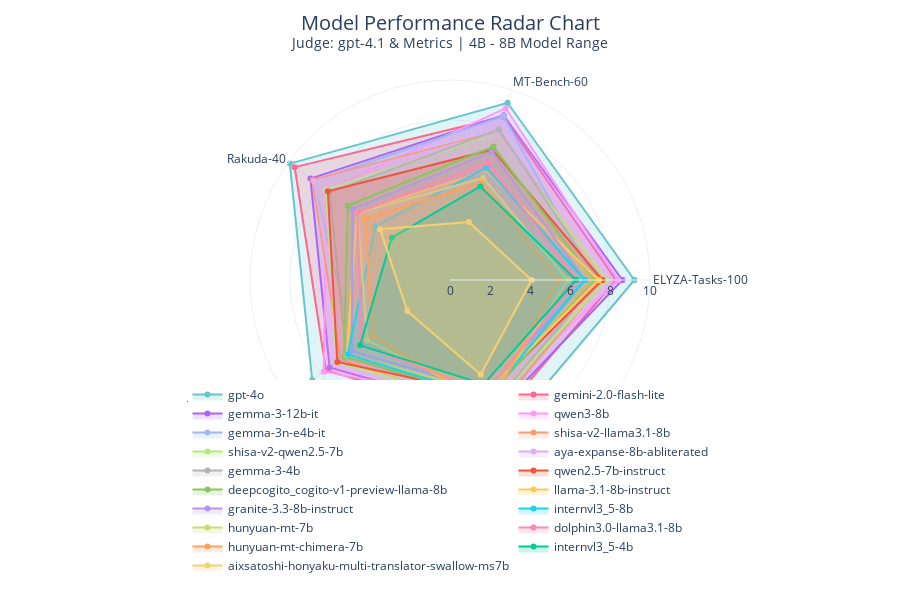
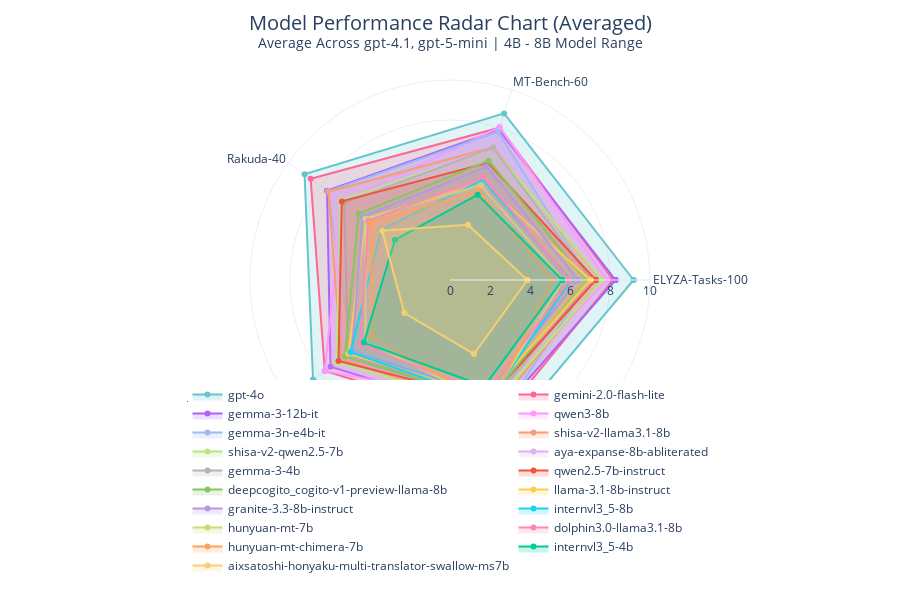

The notebook cell saved with these charts, in order:
### Code cell
import plotly.graph_objects as go
import plotly.express as px
import textwrap

primary_judge = 'judge_gpt-4.1'
df_filtered = all_result_df[all_result_df['judge_model'].isin([primary_judge, 'Metrics (BLEU/chrF)'])]
mean_df = df_filtered.groupby(["model_name", "eval_dataset"])['score'].mean().reset_index()
unique_benchmarks = sorted(mean_df['eval_dataset'].unique())

def hex_to_rgba(h, a):
    h = h.lstrip('#')
    return f'rgba({int(h[0:2], 16)}, {int(h[2:4], 16)}, {int(h[4:6], 16)}, {a})'

fig_radar = go.Figure()
# Uses the global model_order and color_map
for model_name in model_order:
    if model_name in mean_df['model_name'].values:
        model_subset = mean_df[mean_df['model_name'] == model_name].set_index('eval_dataset').reindex(unique_benchmarks).reset_index()

        # Check if there's data to avoid errors
        if not model_subset.empty:
            scores_closed = model_subset["score"].tolist() + [model_subset["score"].iloc[0]]
            theta_closed = model_subset["eval_dataset"].tolist() + [model_subset["eval_dataset"].iloc[0]]

            fig_radar.add_trace(go.Scatterpolar(
                # Use the new "closed" lists
                r=scores_closed,
                theta=theta_closed,
                fill='toself',
                name=model_name,
                mode='lines+markers',
                line=dict(color=color_map[model_name]),
                fillcolor=hex_to_rgba(color_map[model_name], 0.2),
                hovertemplate="<b>%{fullData.name}</b><br>Score: %{r:.2f}<extra></extra>"
            ))
        
# --- Final Layout Update ---
fig_radar.update_layout(
    height=600,
    title=dict(
        text=f"Model Performance Radar Chart<br><sup>Judge: {primary_judge.replace('judge_', '')} & Metrics | {MODEL_RANGE_GROUP}</sup>",
        font=dict(size=20),
        x=0.5,
        y=0.95
    ),
    polar=dict(
        radialaxis=dict(visible=True, range=[0, 10]),
        angularaxis=dict(
            tickfont=dict(size=12)
        )
    ),
    legend=dict(
        orientation='h',
        yanchor='bottom',
        y=-0.25, # Further increase distance for legend
        xanchor='center',
        x=0.5
    ),
    template='plotly_white',
    # Increase bottom margin significantly to ensure everything fits
    margin=dict(l=80, r=80, b=120, t=80)
)

fig_radar.show()

# fig_radar.write_image(f"{GRAPHS_DIR}/radar_chart.png")

# --- AVERAGED RADAR CHART (Across All Judge Models) ---
import plotly.graph_objects as go
import plotly.express as px
import textwrap

# Get the list of judge models for the title
judge_models_list = sorted(all_result_df['judge_model'].unique())
judge_models_formatted = [j.replace('judge_', '') for j in judge_models_list]
judge_models_text = ', '.join(judge_models_formatted)

# Create averaged data across all judge models
df_averaged = all_result_df.copy()
mean_df_averaged = df_averaged.groupby(["model_name", "eval_dataset"])['score'].mean().reset_index()
unique_benchmarks = sorted(mean_df_averaged['eval_dataset'].unique())

fig_radar_avg = go.Figure()
# Uses the global model_order and color_map
for model_name in model_order:
    if model_name in mean_df_averaged['model_name'].values:
        model_subset = mean_df_averaged[mean_df_averaged['model_name'] == model_name].set_index('eval_dataset').reindex(unique_benchmarks).reset_index()

        # Check if there's data to avoid errors
        if not model_subset.empty:
            scores_closed = model_subset["score"].tolist() + [model_subset["score"].iloc[0]]
            theta_closed = model_subset["eval_dataset"].tolist() + [model_subset["eval_dataset"].iloc[0]]

            fig_radar_avg.add_trace(go.Scatterpolar(
                # Use the new "closed" lists
                r=scores_closed,
                theta=theta_closed,
                fill='toself',
                name=model_name,
                mode='lines+markers',
                line=dict(color=color_map[model_name]),
                fillcolor=hex_to_rgba(color_map[model_name], 0.2),
                hovertemplate="<b>%{fullData.name}</b><br>Score: %{r:.2f}<extra></extra>"
            ))
        
# --- Final Layout Update ---
fig_radar_avg.update_layout(
    height=600,
    title=dict(
        text=f"Model Performance Radar Chart (Averaged)<br><sup>Average Across {judge_models_text} | {MODEL_RANGE_GROUP}</sup>",
        font=dict(size=20),
        x=0.5,
        y=0.95
    ),
    polar=dict(
        radialaxis=dict(visible=True, range=[0, 10]),
        angularaxis=dict(
            tickfont=dict(size=12)
        )
    ),
    legend=dict(
        orientation='h',
        yanchor='bottom',
        y=-0.25, # Further increase distance for legend
        xanchor='center',
        x=0.5
    ),
    template='plotly_white',
    # Increase bottom margin significantly to ensure everything fits
    margin=dict(l=80, r=80, b=120, t=80)
)

fig_radar_avg.show()

# fig_radar_avg.write_image(f"{GRAPHS_DIR}/radar_chart_averaged.png")

### Figure 1 — Plotly figure (JSON) as saved in the notebook; plotly's stock layout.template omitted (floating-point values rounded to 4 significant figures)
{"data": [{"fill": "toself", "fillcolor": "rgba(102, 197, 204, 0.2)", "hovertemplate": "<b>%{fullData.name}</b><br>Score: %{r:.2f}<extra></extra>", "line": {"color": "#66c5cc"}, "mode": "lines+markers", "name": "gpt-4o", "r": [9.22, 9.317, 9.9, 8.517, 8.277, 9.22], "theta": ["ELYZA-Tasks-100", "MT-Bench-60", "Rakuda-40", "Tengu-Bench-120", "VNTL-Translation-200", "ELYZA-Tasks-100"], "type": "scatterpolar"}, {"fill": "toself", "fillcolor": "rgba(255, 102, 146, 0.2)", "hovertemplate": "<b>%{fullData.name}</b><br>Score: %{r:.2f}<extra></extra>", "line": {"color": "#FF6692"}, "mode": "lines+markers", "name": "gemini-2.0-flash-lite", "r": [8.3, 8.583, 9.6, 7.667, 7.375, 8.3], "theta": ["ELYZA-Tasks-100", "MT-Bench-60", "Rakuda-40", "Tengu-Bench-120", "VNTL-Translation-200", "ELYZA-Tasks-100"], "type": "scatterpolar"}, {"fill": "toself", "fillcolor": "rgba(171, 99, 250, 0.2)", "hovertemplate": "<b>%{fullData.name}</b><br>Score: %{r:.2f}<extra></extra>", "line": {"color": "#AB63FA"}, "mode": "lines+markers", "name": "gemma-3-12b-it", "r": [8.62, 8.667, 8.625, 7.442, 7.067, 8.62], "theta": ["ELYZA-Tasks-100", "MT-Bench-60", "Rakuda-40", "Tengu-Bench-120", "VNTL-Translation-200", "ELYZA-Tasks-100"], "type": "scatterpolar"}, {"fill": "toself", "fillcolor": "rgba(255, 151, 255, 0.2)", "hovertemplate": "<b>%{fullData.name}</b><br>Score: %{r:.2f}<extra></extra>", "line": {"color": "#FF97FF"}, "mode": "lines+markers", "name": "qwen3-8b", "r": [8.4, 9.033, 7.625, 7.808, 6.396, 8.4], "theta": ["ELYZA-Tasks-100", "MT-Bench-60", "Rakuda-40", "Tengu-Bench-120", "VNTL-Translation-200", "ELYZA-Tasks-100"], "type": "scatterpolar"}, {"fill": "toself", "fillcolor": "rgba(158, 185, 243, 0.2)", "hovertemplate": "<b>%{fullData.name}</b><br>Score: %{r:.2f}<extra></extra>", "line": {"color": "#9eb9f3"}, "mode": "lines+markers", "name": "gemma-3n-e4b-it", "r": [7.24, 8.617, 8.4, 5.967, 7.247, 7.24], "theta": ["ELYZA-Tasks-100", "MT-Bench-60", "Rakuda-40", "Tengu-Bench-120", "VNTL-Translation-200", "ELYZA-Tasks-100"], "type": "scatterpolar"}, {"fill": "toself", "fillcolor": "rgba(248, 156, 116, 0.2)", "hovertemplate": "<b>%{fullData.name}</b><br>Score: %{r:.2f}<extra></extra>", "line": {"color": "#f89c74"}, "mode": "lines+markers", "name": "shisa-v2-llama3.1-8b", "r": [7.76, 7.817, 8.5, 6.767, 6.959, 7.76], "theta": ["ELYZA-Tasks-100", "MT-Bench-60", "Rakuda-40", "Tengu-Bench-120", "VNTL-Translation-200", "ELYZA-Tasks-100"], "type": "scatterpolar"}, {"fill": "toself", "fillcolor": "rgba(182, 232, 128, 0.2)", "hovertemplate": "<b>%{fullData.name}</b><br>Score: %{r:.2f}<extra></extra>", "line": {"color": "#B6E880"}, "mode": "lines+markers", "name": "shisa-v2-qwen2.5-7b", "r": [7.82, 7.7, 7.675, 7, 6.644, 7.82], "theta": ["ELYZA-Tasks-100", "MT-Bench-60", "Rakuda-40", "Tengu-Bench-120", "VNTL-Translation-200", "ELYZA-Tasks-100"], "type": "scatterpolar"}, {"fill": "toself", "fillcolor": "rgba(220, 176, 242, 0.2)", "hovertemplate": "<b>%{fullData.name}</b><br>Score: %{r:.2f}<extra></extra>", "line": {"color": "#dcb0f2"}, "mode": "lines+markers", "name": "aya-expanse-8b-abliterated", "r": [7.44, 7.733, 8.4, 6.608, 6.275, 7.44], "theta": ["ELYZA-Tasks-100", "MT-Bench-60", "Rakuda-40", "Tengu-Bench-120", "VNTL-Translation-200", "ELYZA-Tasks-100"], "type": "scatterpolar"}, {"fill": "toself", "fillcolor": "rgba(179, 179, 179, 0.2)", "hovertemplate": "<b>%{fullData.name}</b><br>Score: %{r:.2f}<extra></extra>", "line": {"color": "#b3b3b3"}, "mode": "lines+markers", "name": "gemma-3-4b", "r": [7.42, 7.917, 7.45, 6.4, 6.671, 7.42], "theta": ["ELYZA-Tasks-100", "MT-Bench-60", "Rakuda-40", "Tengu-Bench-120", "VNTL-Translation-200", "ELYZA-Tasks-100"], "type": "scatterpolar"}, {"fill": "toself", "fillcolor": "rgba(239, 85, 59, 0.2)", "hovertemplate": "<b>%{fullData.name}</b><br>Score: %{r:.2f}<extra></extra>", "line": {"color": "#EF553B"}, "mode": "lines+markers", "name": "qwen2.5-7b-instruct", "r": [7.62, 6.85, 7.55, 6.967, 5.989, 7.62], "theta": ["ELYZA-Tasks-100", "MT-Bench-60", "Rakuda-40", "Tengu-Bench-120", "VNTL-Translation-200", "ELYZA-Tasks-100"], "type": "scatterpolar"}, {"fill": "toself", "fillcolor": "rgba(135, 197, 95, 0.2)", "hovertemplate": "<b>%{fullData.name}</b><br>Score: %{r:.2f}<extra></extra>", "line": {"color": "#87c55f"}, "mode": "lines+markers", "name": "deepcogito_cogito-v1-preview-llama-8b", "r": [7.2, 7.017, 6.325, 6.55, 6.154, 7.2], "theta": ["ELYZA-Tasks-100", "MT-Bench-60", "Rakuda-40", "Tengu-Bench-120", "VNTL-Translation-200", "ELYZA-Tasks-100"], "type": "scatterpolar"}, {"fill": "toself", "fillcolor": "rgba(254, 203, 82, 0.2)", "hovertemplate": "<b>%{fullData.name}</b><br>Score: %{r:.2f}<extra></extra>", "line": {"color": "#FECB52"}, "mode": "lines+markers", "name": "llama-3.1-8b-instruct", "r": [7.44, 5.733, 5.75, 6.375, 5.888, 7.44], "theta": ["ELYZA-Tasks-100", "MT-Bench-60", "Rakuda-40", "Tengu-Bench-120", "VNTL-Translation-200", "ELYZA-Tasks-100"], "type": "scatterpolar"}, {"fill": "toself", "fillcolor": "rgba(180, 151, 231, 0.2)", "hovertemplate": "<b>%{fullData.name}</b><br>Score: %{r:.2f}<extra></extra>", "line": {"color": "#b497e7"}, "mode": "lines+markers", "name": "granite-3.3-8b-instruct", "r": [6.76, 6.733, 6.025, 6.067, 5.769, 6.76], "theta": ["ELYZA-Tasks-100", "MT-Bench-60", "Rakuda-40", "Tengu-Bench-120", "VNTL-Translation-200", "ELYZA-Tasks-100"], "type": "scatterpolar"}, {"fill": "toself", "fillcolor": "rgba(25, 211, 243, 0.2)", "hovertemplate": "<b>%{fullData.name}</b><br>Score: %{r:.2f}<extra></extra>", "line": {"color": "#19D3F3"}, "mode": "lines+markers", "name": "internvl3_5-8b", "r": [6.74, 5.9, 4.6, 6.333, 6.161, 6.74], "theta": ["ELYZA-Tasks-100", "MT-Bench-60", "Rakuda-40", "Tengu-Bench-120", "VNTL-Translation-200", "ELYZA-Tasks-100"], "type": "scatterpolar"}, {"fill": "toself", "fillcolor": "rgba(201, 219, 116, 0.2)", "hovertemplate": "<b>%{fullData.name}</b><br>Score: %{r:.2f}<extra></extra>", "line": {"color": "#c9db74"}, "mode": "lines+markers", "name": "hunyuan-mt-7b", "r": [5.9, 5.367, 5.7, 5.125, 6.348, 5.9], "theta": ["ELYZA-Tasks-100", "MT-Bench-60", "Rakuda-40", "Tengu-Bench-120", "VNTL-Translation-200", "ELYZA-Tasks-100"], "type": "scatterpolar"}, {"fill": "toself", "fillcolor": "rgba(254, 136, 177, 0.2)", "hovertemplate": "<b>%{fullData.name}</b><br>Score: %{r:.2f}<extra></extra>", "line": {"color": "#fe88b1"}, "mode": "lines+markers", "name": "dolphin3.0-llama3.1-8b", "r": [6.36, 6.183, 5.725, 5.492, 5.931, 6.36], "theta": ["ELYZA-Tasks-100", "MT-Bench-60", "Rakuda-40", "Tengu-Bench-120", "VNTL-Translation-200", "ELYZA-Tasks-100"], "type": "scatterpolar"}, {"fill": "toself", "fillcolor": "rgba(255, 161, 90, 0.2)", "hovertemplate": "<b>%{fullData.name}</b><br>Score: %{r:.2f}<extra></extra>", "line": {"color": "#FFA15A"}, "mode": "lines+markers", "name": "hunyuan-mt-chimera-7b", "r": [5.42, 5.117, 5.225, 4.8, 6.57, 5.42], "theta": ["ELYZA-Tasks-100", "MT-Bench-60", "Rakuda-40", "Tengu-Bench-120", "VNTL-Translation-200", "ELYZA-Tasks-100"], "type": "scatterpolar"}, {"fill": "toself", "fillcolor": "rgba(0, 204, 150, 0.2)", "hovertemplate": "<b>%{fullData.name}</b><br>Score: %{r:.2f}<extra></extra>", "line": {"color": "#00CC96"}, "mode": "lines+markers", "name": "internvl3_5-4b", "r": [6.3, 4.917, 3.6, 5.558, 5.474, 6.3], "theta": ["ELYZA-Tasks-100", "MT-Bench-60", "Rakuda-40", "Tengu-Bench-120", "VNTL-Translation-200", "ELYZA-Tasks-100"], "type": "scatterpolar"}, {"fill": "toself", "fillcolor": "rgba(246, 207, 113, 0.2)", "hovertemplate": "<b>%{fullData.name}</b><br>Score: %{r:.2f}<extra></extra>", "line": {"color": "#f6cf71"}, "mode": "lines+markers", "name": "aixsatoshi-honyaku-multi-translator-swallow-ms7b", "r": [4.08, 3.05, 4.325, 2.642, 4.964, 4.08], "theta": ["ELYZA-Tasks-100", "MT-Bench-60", "Rakuda-40", "Tengu-Bench-120", "VNTL-Translation-200", "ELYZA-Tasks-100"], "type": "scatterpolar"}], "layout": {"height": 600, "legend": {"orientation": "h", "x": 0.5, "xanchor": "center", "y": -0.25, "yanchor": "bottom"}, "margin": {"b": 120, "l": 80, "r": 80, "t": 80}, "polar": {"angularaxis": {"tickfont": {"size": 12}}, "radialaxis": {"range": [0, 10], "visible": true}}, "title": {"font": {"size": 20}, "text": "Model Performance Radar Chart<br><sup>Judge: gpt-4.1 & Metrics | 4B - 8B Model Range</sup>", "x": 0.5, "y": 0.95}}}

### Figure 2 — Plotly figure (JSON) as saved in the notebook; plotly's stock layout.template omitted (floating-point values rounded to 4 significant figures)
{"data": [{"fill": "toself", "fillcolor": "rgba(102, 197, 204, 0.2)", "hovertemplate": "<b>%{fullData.name}</b><br>Score: %{r:.2f}<extra></extra>", "line": {"color": "#66c5cc"}, "mode": "lines+markers", "name": "gpt-4o", "r": [9.18, 8.758, 8.988, 8.467, 8.291, 9.18], "theta": ["ELYZA-Tasks-100", "MT-Bench-60", "Rakuda-40", "Tengu-Bench-120", "VNTL-Translation-200", "ELYZA-Tasks-100"], "type": "scatterpolar"}, {"fill": "toself", "fillcolor": "rgba(255, 102, 146, 0.2)", "hovertemplate": "<b>%{fullData.name}</b><br>Score: %{r:.2f}<extra></extra>", "line": {"color": "#FF6692"}, "mode": "lines+markers", "name": "gemini-2.0-flash-lite", "r": [8.16, 8.008, 8.613, 7.737, 7.526, 8.16], "theta": ["ELYZA-Tasks-100", "MT-Bench-60", "Rakuda-40", "Tengu-Bench-120", "VNTL-Translation-200", "ELYZA-Tasks-100"], "type": "scatterpolar"}, {"fill": "toself", "fillcolor": "rgba(171, 99, 250, 0.2)", "hovertemplate": "<b>%{fullData.name}</b><br>Score: %{r:.2f}<extra></extra>", "line": {"color": "#AB63FA"}, "mode": "lines+markers", "name": "gemma-3-12b-it", "r": [8.28, 7.892, 7.6, 7.385, 7.218, 8.28], "theta": ["ELYZA-Tasks-100", "MT-Bench-60", "Rakuda-40", "Tengu-Bench-120", "VNTL-Translation-200", "ELYZA-Tasks-100"], "type": "scatterpolar"}, {"fill": "toself", "fillcolor": "rgba(255, 151, 255, 0.2)", "hovertemplate": "<b>%{fullData.name}</b><br>Score: %{r:.2f}<extra></extra>", "line": {"color": "#FF97FF"}, "mode": "lines+markers", "name": "qwen3-8b", "r": [7.85, 8.042, 6.638, 7.746, 6.394, 7.85], "theta": ["ELYZA-Tasks-100", "MT-Bench-60", "Rakuda-40", "Tengu-Bench-120", "VNTL-Translation-200", "ELYZA-Tasks-100"], "type": "scatterpolar"}, {"fill": "toself", "fillcolor": "rgba(158, 185, 243, 0.2)", "hovertemplate": "<b>%{fullData.name}</b><br>Score: %{r:.2f}<extra></extra>", "line": {"color": "#9eb9f3"}, "mode": "lines+markers", "name": "gemma-3n-e4b-it", "r": [7.01, 7.792, 7.544, 6.046, 7.47, 7.01], "theta": ["ELYZA-Tasks-100", "MT-Bench-60", "Rakuda-40", "Tengu-Bench-120", "VNTL-Translation-200", "ELYZA-Tasks-100"], "type": "scatterpolar"}, {"fill": "toself", "fillcolor": "rgba(248, 156, 116, 0.2)", "hovertemplate": "<b>%{fullData.name}</b><br>Score: %{r:.2f}<extra></extra>", "line": {"color": "#f89c74"}, "mode": "lines+markers", "name": "shisa-v2-llama3.1-8b", "r": [7.54, 6.983, 7.506, 6.724, 6.883, 7.54], "theta": ["ELYZA-Tasks-100", "MT-Bench-60", "Rakuda-40", "Tengu-Bench-120", "VNTL-Translation-200", "ELYZA-Tasks-100"], "type": "scatterpolar"}, {"fill": "toself", "fillcolor": "rgba(182, 232, 128, 0.2)", "hovertemplate": "<b>%{fullData.name}</b><br>Score: %{r:.2f}<extra></extra>", "line": {"color": "#B6E880"}, "mode": "lines+markers", "name": "shisa-v2-qwen2.5-7b", "r": [7.61, 6.95, 6.769, 7.021, 6.665, 7.61], "theta": ["ELYZA-Tasks-100", "MT-Bench-60", "Rakuda-40", "Tengu-Bench-120", "VNTL-Translation-200", "ELYZA-Tasks-100"], "type": "scatterpolar"}, {"fill": "toself", "fillcolor": "rgba(220, 176, 242, 0.2)", "hovertemplate": "<b>%{fullData.name}</b><br>Score: %{r:.2f}<extra></extra>", "line": {"color": "#dcb0f2"}, "mode": "lines+markers", "name": "aya-expanse-8b-abliterated", "r": [7.13, 6.875, 7.213, 6.604, 6.465, 7.13], "theta": ["ELYZA-Tasks-100", "MT-Bench-60", "Rakuda-40", "Tengu-Bench-120", "VNTL-Translation-200", "ELYZA-Tasks-100"], "type": "scatterpolar"}, {"fill": "toself", "fillcolor": "rgba(179, 179, 179, 0.2)", "hovertemplate": "<b>%{fullData.name}</b><br>Score: %{r:.2f}<extra></extra>", "line": {"color": "#b3b3b3"}, "mode": "lines+markers", "name": "gemma-3-4b", "r": [7.07, 6.958, 6.544, 6.305, 6.544, 7.07], "theta": ["ELYZA-Tasks-100", "MT-Bench-60", "Rakuda-40", "Tengu-Bench-120", "VNTL-Translation-200", "ELYZA-Tasks-100"], "type": "scatterpolar"}, {"fill": "toself", "fillcolor": "rgba(239, 85, 59, 0.2)", "hovertemplate": "<b>%{fullData.name}</b><br>Score: %{r:.2f}<extra></extra>", "line": {"color": "#EF553B"}, "mode": "lines+markers", "name": "qwen2.5-7b-instruct", "r": [7.29, 6.158, 6.688, 6.891, 6.277, 7.29], "theta": ["ELYZA-Tasks-100", "MT-Bench-60", "Rakuda-40", "Tengu-Bench-120", "VNTL-Translation-200", "ELYZA-Tasks-100"], "type": "scatterpolar"}, {"fill": "toself", "fillcolor": "rgba(135, 197, 95, 0.2)", "hovertemplate": "<b>%{fullData.name}</b><br>Score: %{r:.2f}<extra></extra>", "line": {"color": "#87c55f"}, "mode": "lines+markers", "name": "deepcogito_cogito-v1-preview-llama-8b", "r": [6.78, 6.275, 5.646, 6.504, 6.357, 6.78], "theta": ["ELYZA-Tasks-100", "MT-Bench-60", "Rakuda-40", "Tengu-Bench-120", "VNTL-Translation-200", "ELYZA-Tasks-100"], "type": "scatterpolar"}, {"fill": "toself", "fillcolor": "rgba(254, 203, 82, 0.2)", "hovertemplate": "<b>%{fullData.name}</b><br>Score: %{r:.2f}<extra></extra>", "line": {"color": "#FECB52"}, "mode": "lines+markers", "name": "llama-3.1-8b-instruct", "r": [7.03, 5.15, 5.203, 6.283, 6.067, 7.03], "theta": ["ELYZA-Tasks-100", "MT-Bench-60", "Rakuda-40", "Tengu-Bench-120", "VNTL-Translation-200", "ELYZA-Tasks-100"], "type": "scatterpolar"}, {"fill": "toself", "fillcolor": "rgba(180, 151, 231, 0.2)", "hovertemplate": "<b>%{fullData.name}</b><br>Score: %{r:.2f}<extra></extra>", "line": {"color": "#b497e7"}, "mode": "lines+markers", "name": "granite-3.3-8b-instruct", "r": [6.41, 5.958, 5.388, 6.046, 6.011, 6.41], "theta": ["ELYZA-Tasks-100", "MT-Bench-60", "Rakuda-40", "Tengu-Bench-120", "VNTL-Translation-200", "ELYZA-Tasks-100"], "type": "scatterpolar"}, {"fill": "toself", "fillcolor": "rgba(25, 211, 243, 0.2)", "hovertemplate": "<b>%{fullData.name}</b><br>Score: %{r:.2f}<extra></extra>", "line": {"color": "#19D3F3"}, "mode": "lines+markers", "name": "internvl3_5-8b", "r": [6.05, 5.258, 4.263, 6.151, 6.355, 6.05], "theta": ["ELYZA-Tasks-100", "MT-Bench-60", "Rakuda-40", "Tengu-Bench-120", "VNTL-Translation-200", "ELYZA-Tasks-100"], "type": "scatterpolar"}, {"fill": "toself", "fillcolor": "rgba(201, 219, 116, 0.2)", "hovertemplate": "<b>%{fullData.name}</b><br>Score: %{r:.2f}<extra></extra>", "line": {"color": "#c9db74"}, "mode": "lines+markers", "name": "hunyuan-mt-7b", "r": [5.66, 4.983, 5.221, 5.237, 6.408, 5.66], "theta": ["ELYZA-Tasks-100", "MT-Bench-60", "Rakuda-40", "Tengu-Bench-120", "VNTL-Translation-200", "ELYZA-Tasks-100"], "type": "scatterpolar"}, {"fill": "toself", "fillcolor": "rgba(254, 136, 177, 0.2)", "hovertemplate": "<b>%{fullData.name}</b><br>Score: %{r:.2f}<extra></extra>", "line": {"color": "#fe88b1"}, "mode": "lines+markers", "name": "dolphin3.0-llama3.1-8b", "r": [5.99, 5.408, 5.051, 5.542, 5.96, 5.99], "theta": ["ELYZA-Tasks-100", "MT-Bench-60", "Rakuda-40", "Tengu-Bench-120", "VNTL-Translation-200", "ELYZA-Tasks-100"], "type": "scatterpolar"}, {"fill": "toself", "fillcolor": "rgba(255, 161, 90, 0.2)", "hovertemplate": "<b>%{fullData.name}</b><br>Score: %{r:.2f}<extra></extra>", "line": {"color": "#FFA15A"}, "mode": "lines+markers", "name": "hunyuan-mt-chimera-7b", "r": [5.12, 4.675, 4.875, 4.829, 6.574, 5.12], "theta": ["ELYZA-Tasks-100", "MT-Bench-60", "Rakuda-40", "Tengu-Bench-120", "VNTL-Translation-200", "ELYZA-Tasks-100"], "type": "scatterpolar"}, {"fill": "toself", "fillcolor": "rgba(0, 204, 150, 0.2)", "hovertemplate": "<b>%{fullData.name}</b><br>Score: %{r:.2f}<extra></extra>", "line": {"color": "#00CC96"}, "mode": "lines+markers", "name": "internvl3_5-4b", "r": [5.62, 4.483, 3.405, 5.325, 5.583, 5.62], "theta": ["ELYZA-Tasks-100", "MT-Bench-60", "Rakuda-40", "Tengu-Bench-120", "VNTL-Translation-200", "ELYZA-Tasks-100"], "type": "scatterpolar"}, {"fill": "toself", "fillcolor": "rgba(246, 207, 113, 0.2)", "hovertemplate": "<b>%{fullData.name}</b><br>Score: %{r:.2f}<extra></extra>", "line": {"color": "#f6cf71"}, "mode": "lines+markers", "name": "aixsatoshi-honyaku-multi-translator-swallow-ms7b", "r": [3.87, 2.908, 4.2, 2.817, 3.889, 3.87], "theta": ["ELYZA-Tasks-100", "MT-Bench-60", "Rakuda-40", "Tengu-Bench-120", "VNTL-Translation-200", "ELYZA-Tasks-100"], "type": "scatterpolar"}], "layout": {"height": 600, "legend": {"orientation": "h", "x": 0.5, "xanchor": "center", "y": -0.25, "yanchor": "bottom"}, "margin": {"b": 120, "l": 80, "r": 80, "t": 80}, "polar": {"angularaxis": {"tickfont": {"size": 12}}, "radialaxis": {"range": [0, 10], "visible": true}}, "title": {"font": {"size": 20}, "text": "Model Performance Radar Chart (Averaged)<br><sup>Average Across gpt-4.1, gpt-5-mini | 4B - 8B Model Range</sup>", "x": 0.5, "y": 0.95}}}
